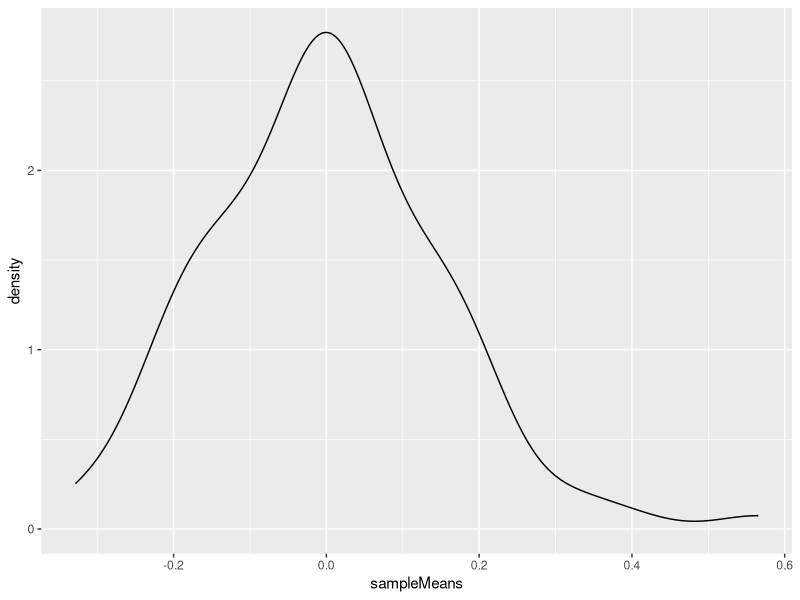

Generate this figure with R:
## ---- chunk 1
sample(x = c(1,3,5,7,9),
       size= 3, 
       replace = FALSE)
## ---- chunk 2
for( index in 1:5){
  sample.temp <- sample(x= c(1,3,5,7,9),
                        size= 3, 
                        replace = TRUE)
  cat("Sample #",index,"=",sample.temp, "\n")
}
## ---- chunk 3
for( index in 1:5){
  sample.temp <- sample(x= c(1,3,5,7,9),
                        size= 3, 
                        replace = TRUE, 
                        prob = c(0.1,0.1,0.1,0.1,0.6))
  cat("Sample #",index,"=",sample.temp, "\n")
}
## ---- chunk 4
sample(x = c("A","T","G","C"),
       size= 10, 
       replace = TRUE,
       prob = c(0.3,0.3,0.2,0.2))
## ---- chunk 5
set.seed(2018) 
sample(x = 1:100,size = 10, replace = FALSE)
set.seed(2018)
sample(x = 1:100,size = 10, replace = FALSE)
## ---- chunk 6
set.seed(2002)
rnorm(10)
set.seed(2002)
rnorm(10)
## ---- chunk 7
for( i in 1:5){
  file.name <- paste("QG18","Lab5","file",i,sep = "_")
  # you can add as many elements as you want within the parentheses, the sep option specifies the separation character
  file.name <- paste(file.name, "txt", sep = ".")
  cat(file.name, "\n")    
}
## ---- chunk 8
answer <- c()

for(i in 1:30000){
  mySample <- rnorm(1000)
  answer <- c(answer,mean(mySample))
}
print(mean(answer))

## ---- chunk 9
answer <- c()
startTime <- proc.time()
for(i in 1:30000){
  mySample <- rnorm(1000)
  answer <- c(answer,mean(mySample))
}
print(mean(answer))
endTime <- proc.time()
print(endTime-startTime)
## ---- chunk 10
answer <- numeric(length = 1000)
startTime <- proc.time()
for(i in 1:30000){
  mySample <- rnorm(1000)
  answer[i] <- mean(mySample)
}
print(mean(answer))
endTime <- proc.time()
print(endTime-startTime)
## ---- chunk 11
myMatrix <- matrix(1:9,nrow=3)
for(i in 1:nrow(myMatrix)){
  rowMean <- mean(myMatrix[i,])
  print(rowMean)
}
## ---- chunk 12
apply(myMatrix,1,mean)
## ---- chunk 13
startTime <- proc.time()
normMat <- matrix(rnorm(1000*30000),nrow=30000)
answer <- apply(normMat,1,mean)
endTime <- proc.time()
print(endTime-startTime)
## ---- chunk 14
"sampling_function(sample_size = 100, 
                  number_of_samples = 1000, 
                  population_mean = 0,
                  population_sd = 1)"
## ---- chunk 15
normSamples <- matrix(0,nrow=100,ncol=50)
for(i in 1:100){
  normSamples[i,] <- rnorm(50)
}
sampleMeans <- apply(normSamples, 1, mean)
plotDf <- data.frame(sampleMeans)
head(plotDf)

library(ggplot2)
ggplot(plotDf,aes(sampleMeans))+geom_density()
